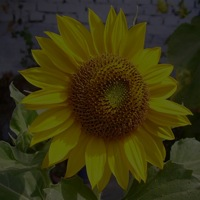
%> input picture IIVP Lab/Lab 1 + 2/Lab2/flower.jpg, 200 x 200 px
$ octave q1.m   (GNU Octave 9; MATLAB toolbox functions it lacks are replaced by stand-ins)
%> lines starting %> are read from the running program, lines starting %| are printed output that depends on the picture
img=imread('flower.jpg');
%> img is the input picture: size 200x200x3 uint8; mean R, G, B 58, 53, 17.1
subplot(2,3,1);
imshow(img);
title('Input ');


img1=img;

for row=1:size(img,1)
    for col=1:size(img,2)
        img1(row,col,:)=255-img(row,col,:);
    end
end
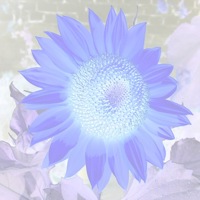
%> img1: size 200x200x3 uint8; mean R, G, B 197, 202, 237.9
subplot(2,3,2);
imshow(img1);
title('Negative');

img2=img;
c=100;
for row=1:size(img,1)
    for col=1:size(img,2)
        m=double(img(row,col,:));
        img2(row,col,:)=c.*log10(1+m);

    end
end
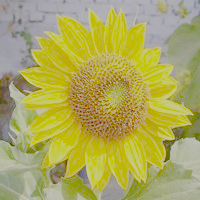
%> img2: size 200x200x3 uint8; mean R, G, B 172.7, 168.3, 93.3
subplot(2,3,3);
imshow(img2);
title('Log');

img3=im2double(img);
x=img3;
f=2;
[r,c]=size(img3);
%> r = 200; c = 600
for i=1:r
    for j=1:c

        x(i,j)=exp(img3(i,j)^f)-1;

    end
end
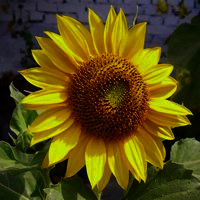
%> x: size 200x200x3 double; mean R, G, B 0.0631, 0.0534, 0.01; drawn with min black and max white
subplot(2,3,4);
imshow(x);
title('Inverse-Log');


img4=im2double(img);
x2=img4;
f=0.3;
cons=10;
[r,c]=size(img4);
for i=1:r
    for j=1:c

        x2(i,j)=cons*(img4(i,j)^f);

    end
end
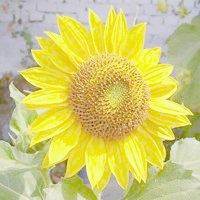
%> x2: size 200x200x3 double; mean R, G, B 6.28, 6.1, 3.45; drawn with min black and max white
subplot(2,3,5);
imshow(x2);
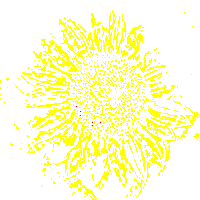
%> displayed picture: size 200x200x3, on the screen's scale of 0 to 255; mean R, G, B 255, 255, 205
title('Gamma');
